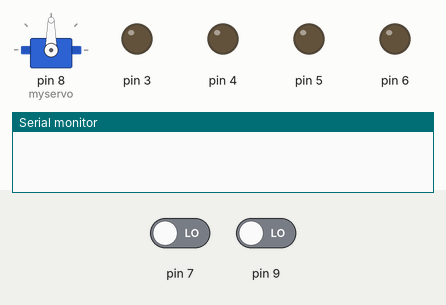
A sketch run on a simulated Arduino Uno, built with avr-gcc and run on an emulated ATmega328P. Parts: servo, output pins drawn as LEDs (lit = HIGH), the last lines printed to the serial monitor. The test bench sets the inputs (shaded band); at power-on: pin 7 LOW, pin 9 LOW.

Above: at 1.2 s.
1.3 s: pin 7 driven HIGH
At 4.9 s:
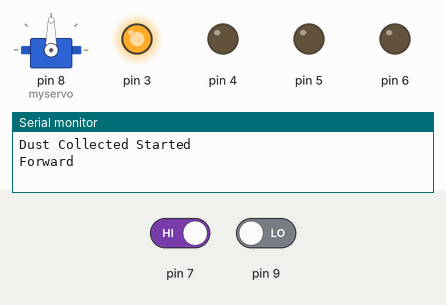
6.0 s: pin 7 driven LOW
At 9.9 s:
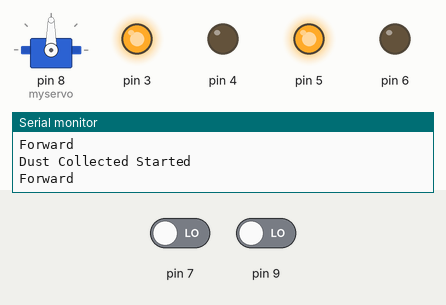
15.6 s: pin 9 driven HIGH
At 20.9 s:
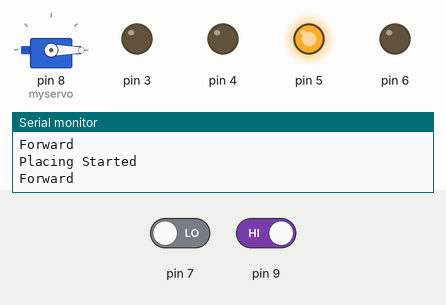
21.7 s: pin 7 driven HIGH and pin 9 driven LOW
At 22.8 s:
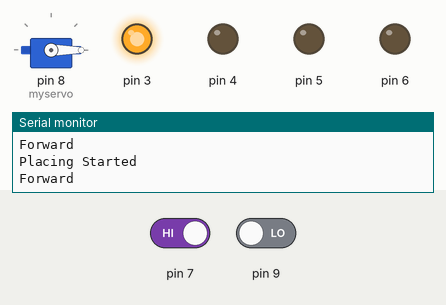
Timing chart, 0 to 24.2 s (numbered marks = the images above; inputs shaded):
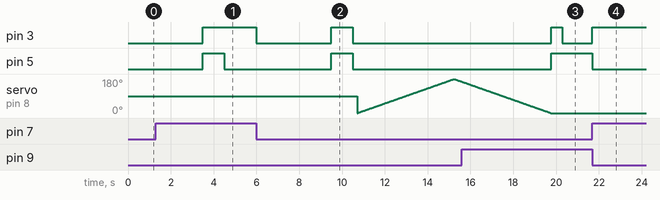

The sketch:

industrialrobot.ino
```cpp
#include <Servo.h>

Servo myservo;  // create servo object to control a servo
// twelve servo objects can be created on most boards

Servo myservo1;

int pos = 0;    // variable to store the servo position
int ir1=7;
int ir2=9;
int MA1=3;
int MA2=4;
int MB1=5;
int MB2=6;
int buzz=10;
void setup() {
  pinMode(7,INPUT);
  pinMode(9,INPUT);
  pinMode(3,OUTPUT);
  pinMode(4,OUTPUT);
  pinMode(5,OUTPUT);
  pinMode(6,OUTPUT);
   myservo.attach(8);
  Serial.begin(9600);
  // put your setup code here, to run once:
}

void loop()
{
 if (digitalRead(7)==HIGH && digitalRead(9)== HIGH)//MOTOR 1 FORWARD)
 {
  digitalWrite(3,HIGH);
  digitalWrite(4,LOW);
  digitalWrite(5,HIGH);
  digitalWrite(6,LOW);
 }

 if (digitalRead(7)==HIGH && digitalRead(9)== LOW)//MOTOR 1 FORWARD)
 {
  digitalWrite(3,HIGH);
  digitalWrite(4,LOW);
  digitalWrite(5,LOW);
  digitalWrite(6,LOW);
 }
  if (digitalRead(7)==LOW && digitalRead(9)== HIGH)//MOTOR 1 FORWARD)
 {
  digitalWrite(3,LOW);
  digitalWrite(4,LOW);
  digitalWrite(5,HIGH);
  digitalWrite(6,LOW);
 }
  if (digitalRead(7)==LOW && digitalRead(9)== LOW)//MOTOR 1 FORWARD)
 {
  digitalWrite(3,LOW);
  digitalWrite(4,LOW);
  digitalWrite(5,LOW);
  digitalWrite(6,LOW);
  delay(3000);
  Serial.println("Dust Collected Started");
  delay(500);
  digitalWrite(3,HIGH);
  digitalWrite(4,LOW);
  digitalWrite(5,HIGH);
  digitalWrite(6,LOW);
  Serial.println("Forward");
  delay(1000);
  if (digitalRead(7)==HIGH && digitalRead(9)== HIGH)//MOTOR 1 FORWARD)
 {
  digitalWrite(3,HIGH);
  digitalWrite(4,LOW);
  digitalWrite(5,HIGH);
  digitalWrite(6,LOW);
 }

 if (digitalRead(7)==HIGH && digitalRead(9)== LOW)//MOTOR 1 FORWARD)
 {
  digitalWrite(3,HIGH);
  digitalWrite(4,LOW);
  digitalWrite(5,LOW);
  digitalWrite(6,LOW);
 }
  if (digitalRead(7)==LOW && digitalRead(9)== HIGH)//MOTOR 1 FORWARD)
 {
  digitalWrite(3,LOW);
  digitalWrite(4,LOW);
  digitalWrite(5,HIGH);
  digitalWrite(6,LOW);
 }

   if (digitalRead(7)==LOW && digitalRead(9)== LOW)//MOTOR 1 FORWARD)
 {
  digitalWrite(3,LOW);
  digitalWrite(4,LOW);
  digitalWrite(5,LOW);
  digitalWrite(6,LOW);
  Serial.println("Placing Started");
  digitalWrite(buzz,HIGH);
  delay(100);
  digitalWrite(buzz,HIGH);
  delay(100);
  for (pos = 0; pos <= 180; pos += 1) { // goes from 0 degrees to 180 degrees
    // in steps of 1 degree
    myservo.write(pos);              // tell servo to go to position in variable 'pos'
    delay(25);                       // waits 15ms for the servo to reach the position
  }
  for (pos = 180; pos >= 0; pos -= 1) { // goes from 180 degrees to 0 degrees
    myservo.write(pos);              // tell servo to go to position in variable 'pos'
    delay(25);                       // waits 15ms for the servo to reach the position
  }
  digitalWrite(3,HIGH);
  digitalWrite(4,LOW);
  digitalWrite(5,HIGH);
  digitalWrite(6,LOW);
  Serial.println("Forward");
  delay(500);
 }}
  if (digitalRead(7)==HIGH && digitalRead(9)== HIGH)//MOTOR 1 FORWARD)
 {
  digitalWrite(3,HIGH);
  digitalWrite(4,LOW);
  digitalWrite(5,HIGH);
  digitalWrite(6,LOW);
 }

 if (digitalRead(7)==HIGH && digitalRead(9)== LOW)//MOTOR 1 FORWARD)
 {
  digitalWrite(3,HIGH);
  digitalWrite(4,LOW);
  digitalWrite(5,LOW);
  digitalWrite(6,LOW);
 }
  if (digitalRead(7)==LOW && digitalRead(9)== HIGH)//MOTOR 1 FORWARD)
 {
  digitalWrite(3,LOW);
  digitalWrite(4,LOW);
  digitalWrite(5,HIGH);
  digitalWrite(6,LOW);
 }
   if (digitalRead(7)==LOW && digitalRead(9)== LOW)//MOTOR 1 FORWARD)
 {
  digitalWrite(3,LOW);
  digitalWrite(4,LOW);
  digitalWrite(5,LOW);
  digitalWrite(6,LOW);

 }

 }
  // put your main code here, to run repeatedly:
```

Measured:
- after the input at 1.3 s, pin 3: goes on until 3.5 s, then stays HIGH; servo on pin 8 (myservo): stops changing and stays 90°
- after the input at 6.0 s, pin 3: HIGH → LOW at once, → HIGH 3.5 s later, → LOW 1.0 s later; pin 5: LOW → HIGH after 3.5 s, → LOW 1.0 s later
- after the input at 15.6 s, pin 5: goes on until 19.8 s, then stays HIGH
- after the input at 21.7 s, pin 3: LOW → HIGH at once; pin 5: HIGH → LOW at once
